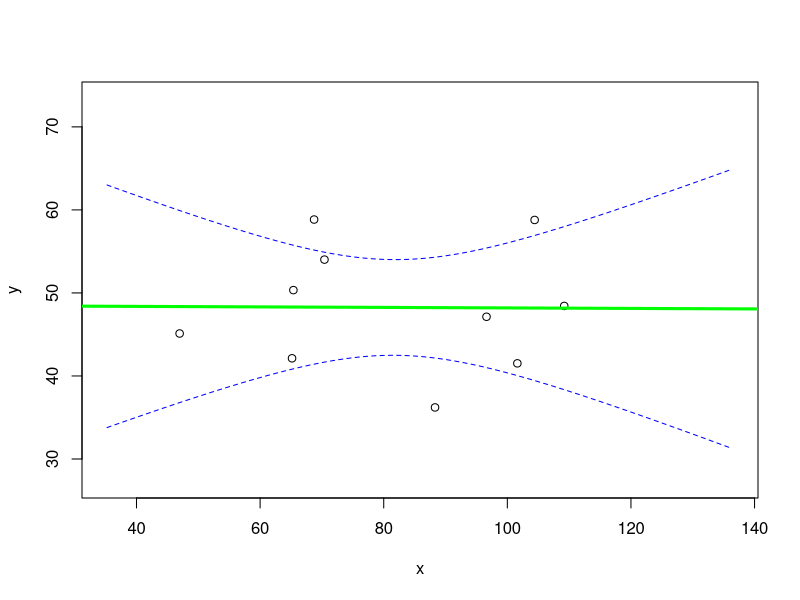
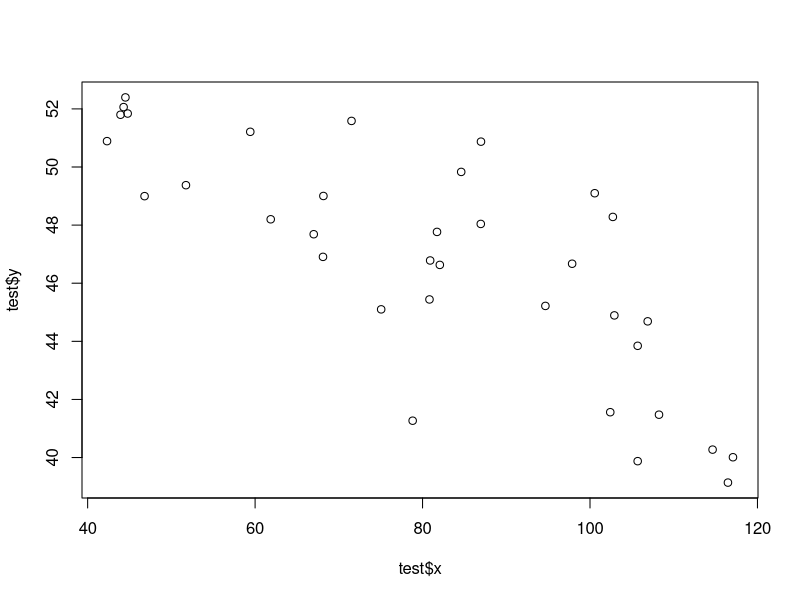
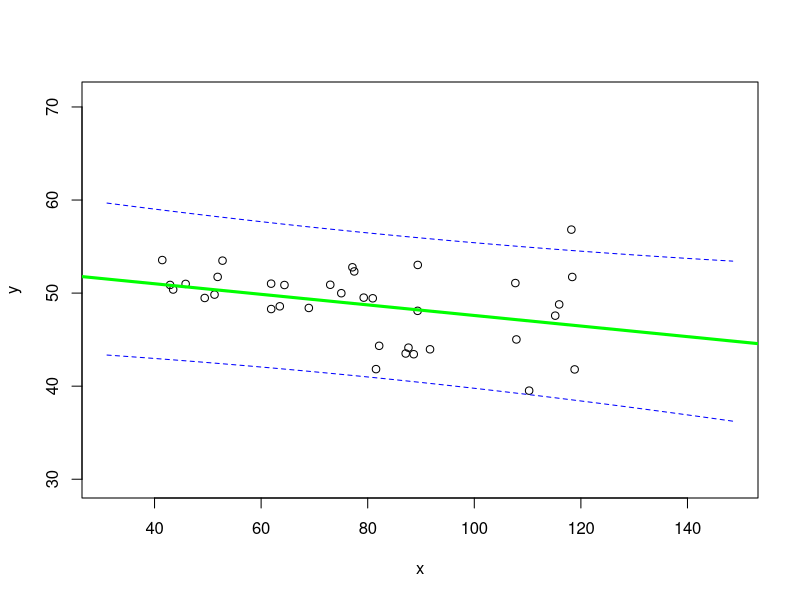
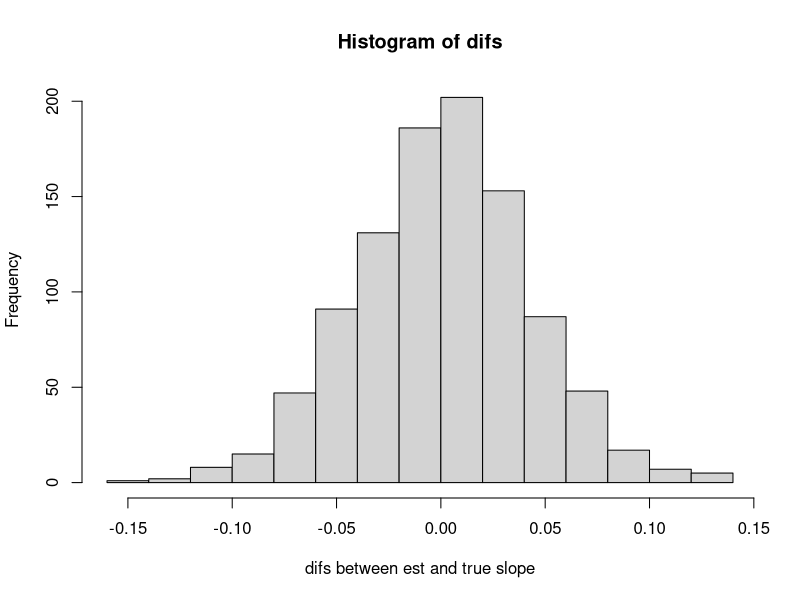
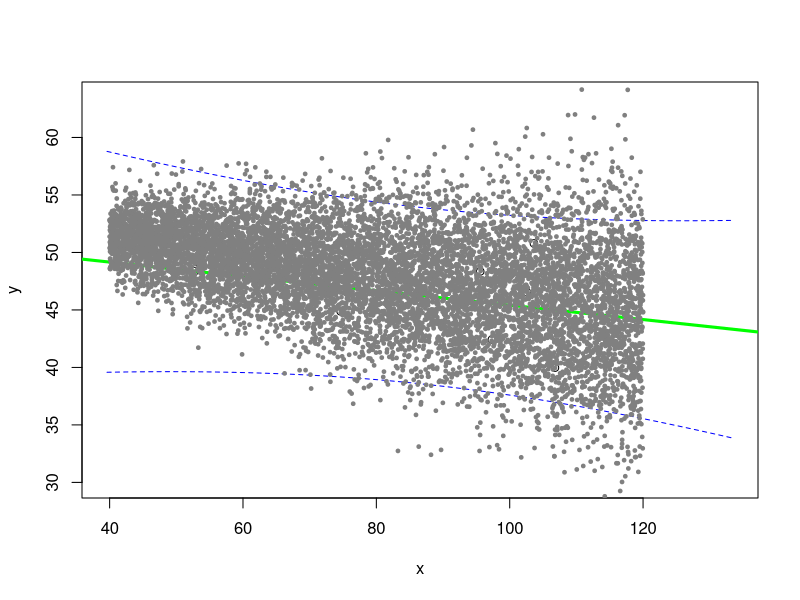
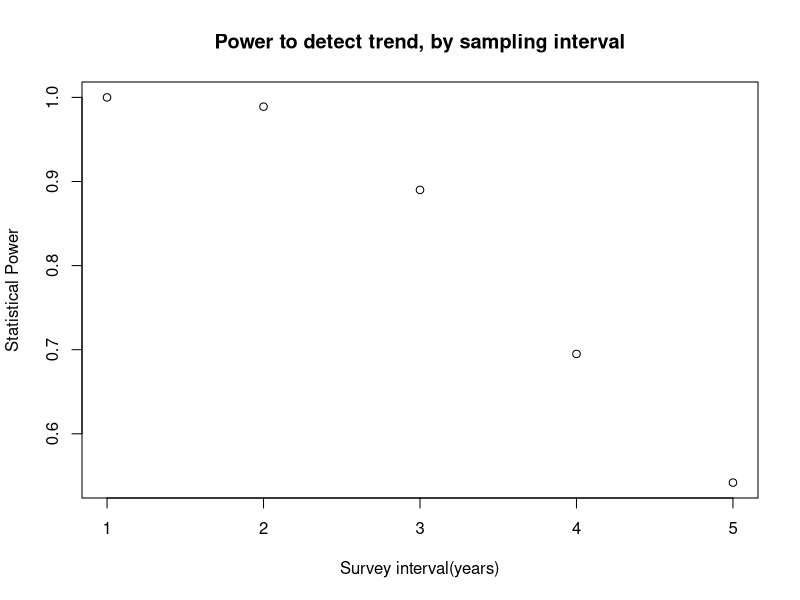
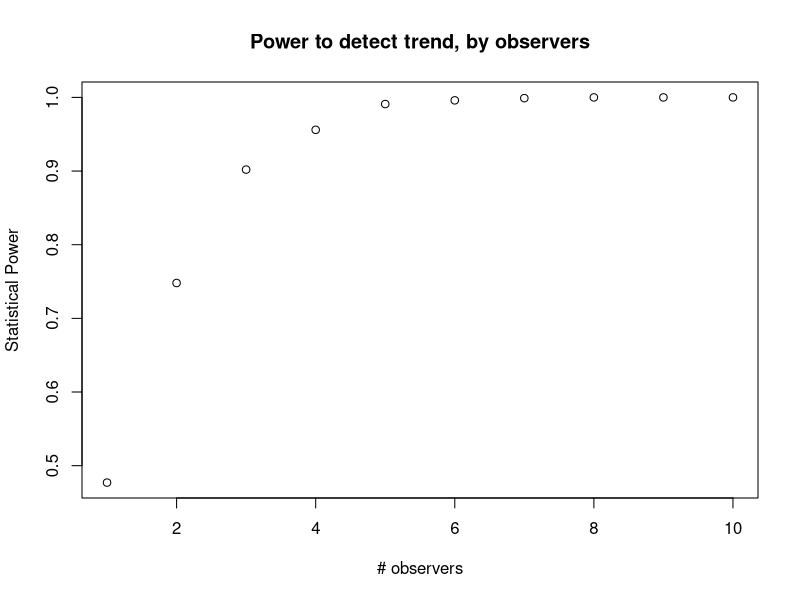
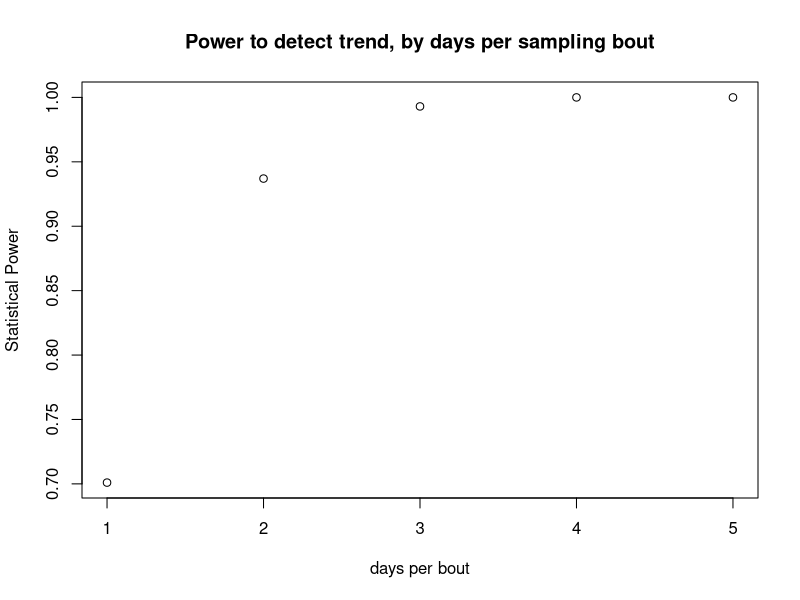

Generate these figures, in order, with R: (Note: a time limit stopped this script after it produced the figures.)

############################################################
####                                                    ####  
####  NRES 746, Lab 2                                   ####
####                                                    ####
####  Kevin Shoemaker                                   #### 
####  University of Nevada, Reno                        ####
####                                                    #### 
############################################################


############################################################
####  The virtual ecologist                             ####
############################################################



#############
## exercise 2.1a

LMDataSim <- function(sample.size,xlimits,coefs,stdev){
  xvals <- runif(sample.size,xlimits[1],xlimits[2])
  yvals <- coefs[1] + coefs[2]*xvals
  yvals <- rnorm(sample.size,yvals,stdev)
  out <- data.frame(x=xvals,y=yvals)
  return(out)
}


LMDataSim(sample.size=10,xlimits=c(40,120),coefs=c(55,-0.09),stdev=6.8)


temp <- LMDataSim(sample.size=20,xlimits=c(40,120),coefs=c(5,0.3),stdev=1)
answer1a <- coef(lm(temp$y~temp$x))


#############
## exercise 2.1b

LMVerify_pt1 <- function(sim.dataset,trueparams,plot=T){
  names <- names(sim.dataset)
  form <- as.formula(sprintf("%s ~ %s",names[2],names[1]) )   # note: this is to make sure the function runs for whatever your column names are!
  mod <- lm(form,data=sim.dataset)
  coefs <- coefficients(mod)
  sdest <- sd(residuals(mod))
  difs <- c(coefs,sdest)-trueparams
  names(difs) <- c("intercept",names[1],"stdev")
  if(plot==T){
    xl <- range(sim.dataset[,1])*c(0.75,1.25)
    yl <- range(sim.dataset[,2])*c(0.75,1.25)
    newdata <- data.frame(temp=seq(xl[1],xl[2],0.1))
    names(newdata) <- names[1]
    ci <- predict(mod,newdata,interval="confidence")
    plot(sim.dataset,ylim=yl,xlim=xl)
    abline(mod,col="green",lwd=3)
    lines(newdata[,1],ci[,"lwr"],col="blue",lty=2)
    lines(newdata[,1],ci[,"upr"],col="blue",lty=2)
  }
  cislope <- confint(mod,names[1])
  trueslope <- trueparams[2]
  is.inside <- ifelse((trueslope>=cislope[1])&(trueslope<=cislope[2]),TRUE,FALSE)
  out <- list()
  out$difs <- difs
  out$inside <- is.inside
  return(out)
}


simdat <- LMDataSim(sample.size=10,xlimits=c(40,120),coefs=c(55,-0.09),stdev=6.8)

LMVerify_pt1(sim.dataset = simdat, trueparams = c(55,-0.09,6.8))


#############
## exercise 1c

reps=1000
trueparams <- c(55,-0.09,6.8)
is.inside <- logical(reps)

i=1   # for debugging
for(i in 1:reps){
  simdat <- LMDataSim(sample.size=10,xlimits=c(40,120),coefs=trueparams[c(1:2)],stdev=trueparams[3])
  lmv <- LMVerify_pt1(sim.dataset = simdat, trueparams = trueparams,plot=FALSE)
  is.inside[i] <- lmv[[2]]
}

sum(is.inside)/reps



#############
## exercise 2.2b

LMDataSim2 <- function(sample.size,xlimits,coefs,sd_coefs){
  xvals <- runif(sample.size,xlimits[1],xlimits[2])
  yvals <- coefs[1] + coefs[2]*xvals
  sds <- sd_coefs[1] + sd_coefs[2]*xvals
  yvals <- rnorm(sample.size,yvals,sds)
  out <- data.frame(x=xvals,y=yvals)
  return(out)
}


test <- LMDataSim2(sample.size=35,xlimits=c(40,120),coefs=c(55,-0.09),sd_coefs=c(-0.2,0.04))
plot(test$x,test$y)


#############
## exercise 2.2c

LMVerify_pt2 <- function(sim.dataset,trueparams,plot=T){
  names <- names(sim.dataset)
  form <- as.formula(sprintf("%s ~ %s",names[2],names[1]) )   # note: this is to make sure the function runs for whatever your column names are!
  mod <- lm(form,data=sim.dataset)
  coefs <- coefficients(mod)
  difs <- coefs-trueparams
  names(difs) <- c("intercept",names[1])
  if(plot==T){
    xl <- range(sim.dataset[,1])*c(0.75,1.25)
    yl <- range(sim.dataset[,2])*c(0.75,1.25)
    newdata <- data.frame(temp=seq(xl[1],xl[2],0.1))
    names(newdata) <- names[1]
    ci <- predict(mod,newdata,interval="prediction")
    plot(sim.dataset,ylim=yl,xlim=xl)
    abline(mod,col="green",lwd=3)
    lines(newdata[,1],ci[,"lwr"],col="blue",lty=2)
    lines(newdata[,1],ci[,"upr"],col="blue",lty=2)
  }
  cislope <- confint(mod,names[1])
  trueslope <- trueparams[2]
  is.inside <- ifelse((trueslope>=cislope[1])&(trueslope<=cislope[2]),TRUE,FALSE)
  out <- list()
  out$difs <- difs
  out$inside <- is.inside
  return(out)
}


simdat <- LMDataSim2(sample.size=35,xlimits=c(40,120),coefs=c(55,-0.09),sd_coefs=c(-0.3,0.05))
LMVerify_pt2(sim.dataset = simdat, trueparams = c(55,-0.09))


##########
#  Exercise 2.2d

### pt 1.

reps=1000
difs <- numeric(reps)
i=1
for(i in 1:reps){
  simdat <- LMDataSim2(sample.size=20,xlimits=c(40,120),coefs=c(55,-0.09),sd_coefs=c(-0.3,0.05))
  temp <- LMVerify_pt2(sim.dataset = simdat, trueparams = c(55,-0.09),plot=F)
  difs[i] <- temp$difs["x"]
}

hist(difs,xlab="difs between est and true slope")
mean(difs)  ## this test seems relatively robust to violations of homoskedasticity in this case!


##  Part 2

simdat_lots <- LMDataSim2(sample.size=10000,xlimits=c(40,120),coefs=c(55,-0.09),sd_coefs=c(-0.3,0.05))
simdat_sample <- LMDataSim2(sample.size=10,xlimits=c(40,120),coefs=c(55,-0.09),sd_coefs=c(-0.3,0.05))
temp <- LMVerify_pt2(sim.dataset = simdat_sample, trueparams = c(55,-0.09),plot=T)
points(simdat_lots$x,simdat_lots$y,pch=19,cex=0.5,col=gray(0.5))



############
# Exercise 2.3: power analysis


####### first, read in the functions from the "virtual ecologist" lecture. 

########
# function for computing the number of observed/detected animals in a single survey

    # Arguments:
      # TrueN: true population abundance
      # surveyors: number of survey participants each day
      # days: survey duration, in days

NumObserved <- function(TrueN=1000,surveyors=1,days=3){
  probPerPersonDay <- 0.02      # define the probability of detection per animal per person-day [hard-coded- potentially bad coding practice!]
  probPerDay <- 1-(1-probPerPersonDay)^surveyors      # define the probability of detection per animal per day (multiple surveyors)(animal must be detected at least once)
  probPerSurvey <- 1-(1-probPerDay)^days       # define the probability of detection per animal for the entire survey
  nobs <- rbinom(1,size=TrueN,prob=probPerSurvey)     # simulate the number of animals detected!
  return(nobs)
}
# NumObserved(TrueN=500,surveyors=2,days=7)   # test the new function


#########
# function for computing expected abundance dynamics of a declining population (deterministic component!)

    # Arguments:
      # LastYearAbund: true population abundance in the previous year
      # trend: proportional change in population size from last year

ThisYearAbund <- function(LastYearAbund=1000,trend=-0.03){
  CurAbund <- LastYearAbund + trend*LastYearAbund    # compute abundance this year
  CurAbund <- floor(CurAbund)  # can't have fractional individuals!
  return(CurAbund)
}


########
# develop a function for simulating monitoring data from a declining population

    # Arguments:
      # initabund: true initial population abundance
      # trend: proportional change in population size from last year
      # years: duration of simulation
      # observers: number of survey participants each day
      # days: survey duration, in days
      # survint: survey interval, in years (e.g., 2 means surveys are conducted every other year)

SimulateMonitoringData <- function(initabund=1000,trend=-0.03,years=25,observers=1,days=3,survint=2){
  prevabund <- initabund        # initialize "previous-year abundance" at initial abundance 
  detected <- numeric(years)     # set up storage variable
  for(y in 1:years){            # for each year of the simulation:
    thisAbund <- ThisYearAbund(prevabund,trend)             # compute the current abundance on the basis of the trend
    detected[y] <- NumObserved(thisAbund,observers,days)     # sample the current population using this monitoring scheme
    prevabund <- thisAbund   # set this years abundance as the previous years abundance (to set up the simulation for next year)
  }
  surveyed <- c(1:years)%%survint==0    # which years were surveys actually performed?
  detected[!surveyed] <- NA            # if the survey is not performed that year, return a missing value
  return(detected)       # return the number of individuals detected
}


#########
# finally, develop a function for assessing whether or not a decline was detected:

    # Arguments:
      # monitoringData: simulated results from a long-term monitoring study
      # alpha: define acceptable type-I error rate (false positive rate)

IsDecline <- function(monitoringData,alpha=0.05){
  time <- 1:length(monitoringData)      # vector of survey years
  model <- lm(monitoringData~time)    # for now, let's use ordinary linear regression (perform linear regression on simulated monitoring data)
  p_value <- summary(model)$coefficients["time","Pr(>|t|)"]      # extract the p-value  
  isdecline <- ifelse(summary(model)$coefficients["time","Estimate"]<0,TRUE,FALSE)     # determine if the simulated monitoring data determined a "significant" decline
  sig_decline <- ifelse((p_value<=alpha)&(isdecline),TRUE,FALSE)    # if declining and significant trend, then the monitoring protocol successfully diagnosed a decline
  return(sig_decline)
}





###########
# Lab exercise 2.3a: develop a "power" function to return the statistical power to detect a decline under alternative monitoring schemes...

GetPower <- function(initabund=1000,nreps=1000,trend=-0.03,years=25,days=3,observers=1,survint=2,alpha=0.05,verbose=T){
  decline <- logical(nreps)
  for(i in 1:nreps){
    detected <- SimulateMonitoringData(initabund,trend,years,observers,days,survint)
    decline[i] <- IsDecline(detected,alpha)
  }
  Power <- sum(decline)/nreps 
  #if(verbose) cat((sprintf("The statistical power to detect a decline for the default parameters is: %s \n",Power)))    # for default
  return(Power)
}


GetPower(survint=3)         # test the new function


########
# exercise 2.3b

########  survey intervals

initabund = 1000
survints <- c(1:5)
powers <- numeric(length(survints))
for(i in 1:length(survints)){
  powers[i] <- GetPower(survint=survints[i],verbose=F)
}
  
plot(powers~survints,xlab="Survey interval(years)",ylab="Statistical Power",main="Power to detect trend, by sampling interval") 
  
#######  number of observers

initabund = 1000
observers <- c(1:10)
powers <- numeric(length(observers))
for(i in 1:length(observers)){
  powers[i] <- GetPower(observers=observers[i],days=1,survint=3,verbose=F)
}
  
plot(powers~observers,xlab="# observers",ylab="Statistical Power",main="Power to detect trend, by observers") 

####### days per survey bout  

initabund = 1000
days <- c(1:5)
powers <- numeric(length(days))
for(i in 1:length(days)){
  powers[i] <- GetPower(days=days[i],verbose=F)
}
  
plot(powers~days,xlab="days per bout",ylab="Statistical Power",main="Power to detect trend, by days per sampling bout") 
  


########
# exercise 2.3c

## there are many correct answers here!  Here is one way to evaluate multiple scenarios:


# GetPower(observers=1,days=3,alpha=0.05,years=25,survint=2,trend=-0.03,verbose=T)

scenarios <- data.frame(
  observers = rep(rep(c(1:5),times=5),times=4),
  days = rep(rep(1:5,each=5),times=4),
  survint = rep(4:1,each=25)
)
powers <- numeric(nrow(scenarios))
costs <- numeric(nrow(scenarios))

i=1
for(i in 1:nrow(scenarios)){
  nyears <- 25
  powers[i] <- GetPower(observers=scenarios$observers[i],days=scenarios$days[i],alpha=0.05,years=nyears,survint=scenarios$survint[i],trend=-0.03,verbose=F)
  nsurveys <- floor(nyears/scenarios$survint[i])
  costs[i] <- nsurveys*2000 + nsurveys*scenarios$observers[i]*scenarios$days[i]*200
}

successful <- which(powers>=0.75)

leastcost <- which.min(costs[successful])

bestscenario <- successful[leastcost]   # find the successful scenario with minimum cost... 

scenarios[bestscenario,]    # identify the params for the best scenario!    Here, it's 4 observers surveying for 1 day every 4 years!

##########
#  END LAB 2
##########
